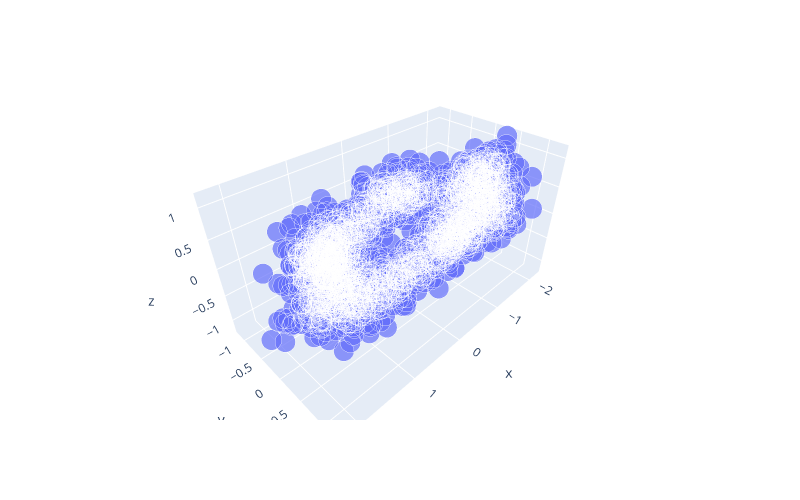

The notebook cell this image was saved under:
### Code cell
# Représentation des données selon les trois premières features.
fig = px.scatter_3d(x=x[:, 0], y=x[:, 1], z=x[:, 2], width=800, height=500, size=np.ones(x.shape[0]))
fig.show()

### Figure 1 — Plotly figure (JSON) as saved in the notebook; plotly's stock layout.template omitted (floating-point values rounded to 4 significant figures; data arrays with more than 128 entries replaced by an {"elided": "..."} marker saying what was removed)
{"data": [{"hovertemplate": "x=%{x}<br>y=%{y}<br>z=%{z}<br>size=%{marker.size}<extra></extra>", "legendgroup": "", "marker": {"color": "#636efa", "size": {"elided": "2431 int values"}, "sizemode": "area", "sizeref": 0.0025, "symbol": "circle"}, "mode": "markers", "name": "", "scene": "scene", "showlegend": false, "type": "scatter3d", "x": {"elided": "2431 float values"}, "y": {"elided": "2431 float values"}, "z": {"elided": "2431 float values"}}], "layout": {"height": 500, "legend": {"itemsizing": "constant", "tracegroupgap": 0}, "margin": {"t": 60}, "scene": {"domain": {"x": [0, 1], "y": [0, 1]}, "xaxis": {"title": {"text": "x"}}, "yaxis": {"title": {"text": "y"}}, "zaxis": {"title": {"text": "z"}}}, "width": 800}}
